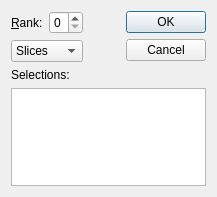
<?xml version="1.0" encoding="UTF-8"?>
<ui version="4.0">
 <class>SelectionsDlg</class>
 <widget class="QDialog" name="SelectionsDlg">
  <property name="geometry">
   <rect>
    <x>0</x>
    <y>0</y>
    <width>217</width>
    <height>197</height>
   </rect>
  </property>
  <property name="windowTitle">
   <string>Selections</string>
  </property>
  <layout class="QGridLayout" name="gridLayout">
   <item row="0" column="0">
    <layout class="QHBoxLayout" name="horizontalLayout_2">
     <item>
      <layout class="QVBoxLayout" name="verticalLayout">
       <item>
        <layout class="QHBoxLayout" name="horizontalLayout">
         <item>
          <widget class="QLabel" name="rankLabel">
           <property name="text">
            <string>&amp;Rank:</string>
           </property>
           <property name="buddy">
            <cstring>rankSpinBox</cstring>
           </property>
          </widget>
         </item>
         <item>
          <widget class="QSpinBox" name="rankSpinBox">
           <property name="maximum">
            <number>6</number>
           </property>
          </widget>
         </item>
        </layout>
       </item>
       <item>
        <widget class="QComboBox" name="keytypeComboBox">
         <item>
          <property name="text">
           <string>Slices</string>
          </property>
         </item>
         <item>
          <property name="text">
           <string>Slabs</string>
          </property>
         </item>
        </widget>
       </item>
      </layout>
     </item>
     <item>
      <spacer name="horizontalSpacer">
       <property name="orientation">
        <enum>Qt::Horizontal</enum>
       </property>
       <property name="sizeHint" stdset="0">
        <size>
         <width>40</width>
         <height>20</height>
        </size>
       </property>
      </spacer>
     </item>
     <item>
      <widget class="QDialogButtonBox" name="buttonBox">
       <property name="sizePolicy">
        <sizepolicy hsizetype="Fixed" vsizetype="Fixed">
         <horstretch>0</horstretch>
         <verstretch>0</verstretch>
        </sizepolicy>
       </property>
       <property name="orientation">
        <enum>Qt::Vertical</enum>
       </property>
       <property name="standardButtons">
        <set>QDialogButtonBox::Cancel|QDialogButtonBox::Ok</set>
       </property>
      </widget>
     </item>
    </layout>
   </item>
   <item row="1" column="0">
    <widget class="QLabel" name="selLabel">
     <property name="text">
      <string>Selections:</string>
     </property>
     <property name="buddy">
      <cstring>selTableWidget</cstring>
     </property>
    </widget>
   </item>
   <item row="2" column="0">
    <widget class="QTableWidget" name="selTableWidget"/>
   </item>
  </layout>
 </widget>
 <tabstops>
  <tabstop>rankSpinBox</tabstop>
  <tabstop>selTableWidget</tabstop>
  <tabstop>buttonBox</tabstop>
 </tabstops>
 <resources/>
 <connections>
  <connection>
   <sender>buttonBox</sender>
   <signal>accepted()</signal>
   <receiver>SelectionsDlg</receiver>
   <slot>accept()</slot>
   <hints>
    <hint type="sourcelabel">
     <x>248</x>
     <y>254</y>
    </hint>
    <hint type="destinationlabel">
     <x>157</x>
     <y>274</y>
    </hint>
   </hints>
  </connection>
  <connection>
   <sender>buttonBox</sender>
   <signal>rejected()</signal>
   <receiver>SelectionsDlg</receiver>
   <slot>reject()</slot>
   <hints>
    <hint type="sourcelabel">
     <x>316</x>
     <y>260</y>
    </hint>
    <hint type="destinationlabel">
     <x>286</x>
     <y>274</y>
    </hint>
   </hints>
  </connection>
 </connections>
</ui>
